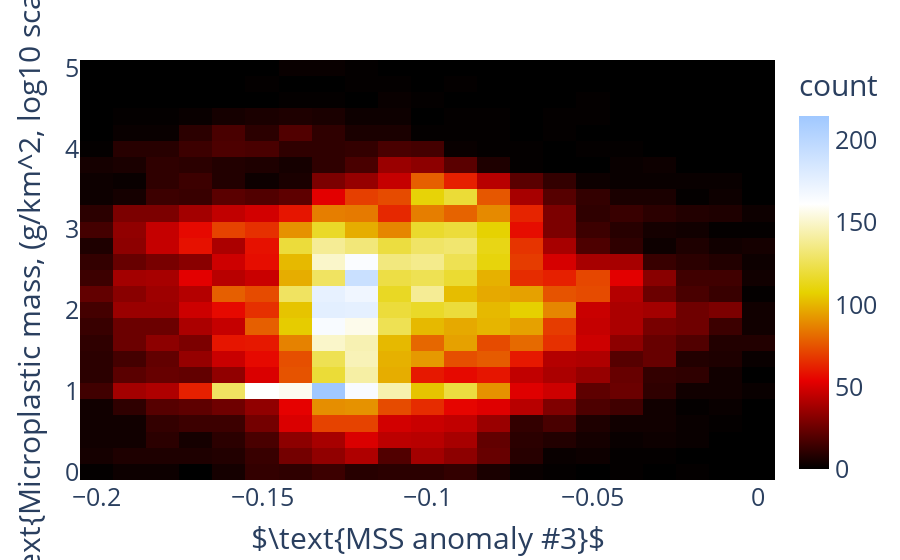

Notebook code for this chart:
### Code cell
fig = px.density_heatmap(df, y="micro_mass", x="mss_anomaly_wind" , color_continuous_scale=px.colors.sequential.Blackbody)
fig.update_layout(
    xaxis_title= r"$\text{MSS anomaly #3}$",
    yaxis_title= r"$\text{Microplastic mass, (g/km^2, log10 scale)}$",
    legend_title="Legend Title",
    font=dict(size=25,),
)
fig.show()

### Figure 1 — Plotly figure (JSON) as saved in the notebook; plotly's stock layout.template omitted (floating-point values rounded to 4 significant figures; data arrays with more than 128 entries replaced by an {"elided": "..."} marker saying what was removed)
{"data": [{"coloraxis": "coloraxis", "hovertemplate": "mss_anomaly_wind=%{x}<br>micro_mass=%{y}<br>count=%{z}<extra></extra>", "name": "", "type": "histogram2d", "x": {"elided": "18944 float values"}, "xaxis": "x", "xbingroup": "x", "y": {"elided": "18944 float values"}, "yaxis": "y", "ybingroup": "y"}], "layout": {"coloraxis": {"colorbar": {"title": {"text": "count"}}, "colorscale": [[0, "rgb(0,0,0)"], [0.25, "rgb(230,0,0)"], [0.5, "rgb(230,210,0)"], [0.75, "rgb(255,255,255)"], [1, "rgb(160,200,255)"]]}, "font": {"size": 25}, "legend": {"title": {"text": "Legend Title"}, "tracegroupgap": 0}, "margin": {"t": 60}, "xaxis": {"anchor": "y", "domain": [0, 1], "title": {"text": "$\\text{MSS anomaly #3}$"}}, "yaxis": {"anchor": "x", "domain": [0, 1], "title": {"text": "$\\text{Microplastic mass, (g/km^2, log10 scale)}$"}}}}
